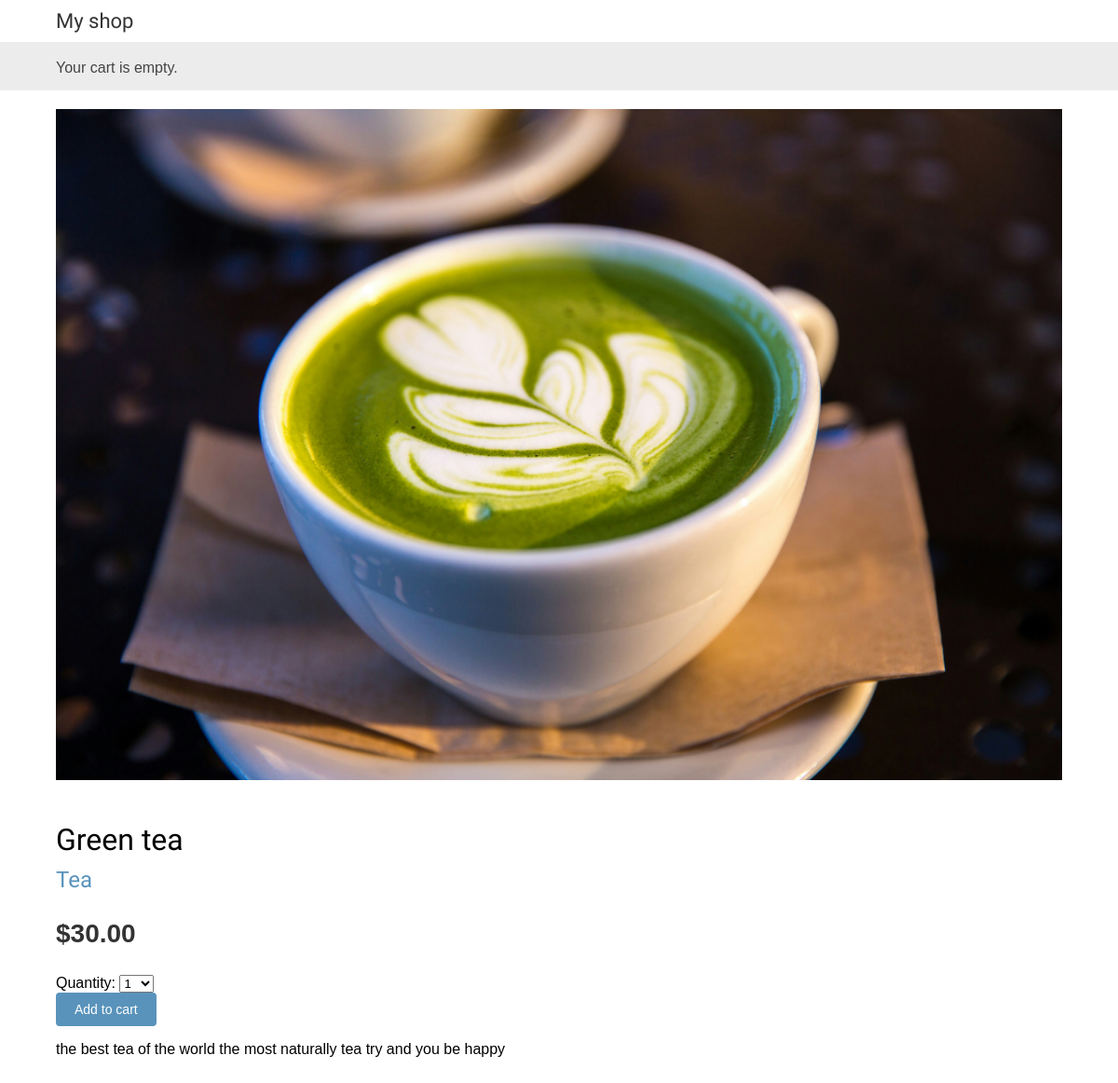
Page /1/green-tea/ on the committed database.
### shop/models.py (models this page shows, shortened)
class Product(models.Model):
    category = models.ForeignKey(Category,
                                 related_name='products',
                                 on_delete=models.CASCADE)
    name = models.CharField(max_length=200)
    slug = models.SlugField(max_length=200)
    image= models.ImageField(upload_to='products/%Y/%m/%d',
                             blank=True)
    description = models.TextField(blank=True)
    price = models.DecimalField(max_digits=10,
                                decimal_places=2)
    available = models.BooleanField(default=True)
    created = models.DateTimeField(auto_now_add=True)
    updated = models.DateTimeField(auto_now=True)
    class Meta:
        ordering = ['name']
        indexes=[
            models.Index(fields=['id','slug']),
            models.Index(fields=['name']),
            models.Index(fields=['-created']),
        ]

class Category(models.Model):
    name = models.CharField(max_length=200)
    slug= models.SlugField(max_length=200,
                           unique=True)
    class Meta:
        ordering = ['name']
        indexes=[
            models.Index(fields=['name']),
        ]
        verbose_name='category'
        verbose_name_plural = 'categories'
    def __str__(self):
        return self.name
    def get_absolute_url(self):
        return reverse('shop:product_list_by_category',
                   args=[self.slug])

### shop/views.py (the view)
# urls.py: path('<int:id>/<slug:slug>/', views.product_detail,
def product_detail(request, id, slug):
    product = get_object_or_404(Product,id=id,
                                        slug=slug,
                                        available=True)
    cart_product_form = CartAddProductForm()
    return render(request,
    'shop/product/detail.html',
    {'product': product,
     'cart_product_form': cart_product_form})

### cart/forms.py
class CartAddProductForm(forms.Form):
    quantity = forms.TypedChoiceField(choices=PRODUCT_QUANTITY_CHOICES,coerce=int)
    override = forms.BooleanField(required=False,initial=False,widget=forms.HiddenInput)

### cart/cart.py (called while the page is built)
    def __len__(self):
        return sum(item['quantity'] for item in self.cart.values())

### cart/context_processors.py (called while the page is built)
def cart(request):
    return {'cart': Cart(request)}

### shop/templates/shop/product/detail.html (shortened to what this page needs)
{% extends "shop/base.html" %}
{% load static %}
{% block content %}
    <div class="product-detail">
        <img src="{% if product.image %}{{ product.image.url }}{% else %}
        {% static "img/no_image.png" %}{% endif %}">
        <h1>{{ product.name }}</h1>
        <h2>
            <a href="{{ product.category.get_absolute_url }}">
                {{ product.category }}
            </a>
        </h2>
        <p class="price">${{ product.price }}</p>
        <form action="{% url 'cart:cart_add' product.id %}" method="post">
            {{ cart_product_form }}
            <input type="submit" value="Add to cart">
        </form>
        {{ product.description|linebreaks }}
    </div>
{% endblock %}

### shop/static/css/base.css (style rules this page uses)
body { margin:0; padding:0; font-family:helvetica, sans-serif; overflow-x: hidden; }
h1, h2, h3, h4, h5 , h6 { font-family: 'Ubuntu', sans-serif; font-weight:normal; }
a { text-decoration:none; color:#5993bb; }
a.button, input[type="submit"] { color:#fff; background:#5993bb; border-radius:4px; padding:10px 20px; font-size:14px; border:0; }
.product-detail { text-align:justify; }
.product-detail .price { color:#333; font-size:28px; font-weight:bold; }
.product-detail img { width:100%; float:none; padding:0 20px 20px 0; }
.product-detail h1 { margin-bottom:0; }
.product-detail h2 { margin-top:10px; }

### rows in the picture
Product: image (picture), name "Green tea", category "Tea", price "30.00", description "the best tea of the world the most naturally tea try and you be happy"
